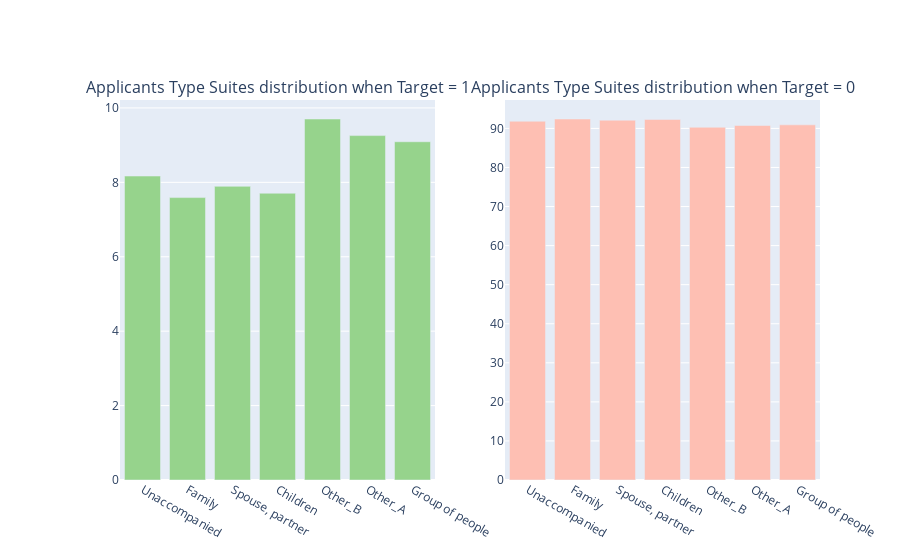

Notebook code for this chart:
### Markdown cell above
### <a id="1.5.1">1.5.1 How does Target Varies with Suite and Income Type of Applicants</a>

### Code cell
tr1, tr2 = gp('NAME_TYPE_SUITE', 'Applicants Type Suites which repayed the loan')
fig = make_subplots(rows=1, cols=2, print_grid=False, 
                          subplot_titles = ["Applicants Type Suites distribution when Target = 1", "Applicants Type Suites distribution when Target = 0"])
fig.append_trace(tr1, 1, 1)
fig.append_trace(tr2, 1, 2)
fig['layout'].update(height=350, showlegend=False, margin=dict(l=120))
iplot(fig)


tr1, tr2 = gp('NAME_INCOME_TYPE', 'Applicants Income Types which repayed the loan')
fig = make_subplots(rows=1, cols=2, print_grid=False, 
                          subplot_titles = ["Applicants Income Types when Target = 1", "Applicants Income Type When Target = 0"])
fig.append_trace(tr1, 1, 1)
fig.append_trace(tr2, 1, 2)
fig['layout'].update(height=350, showlegend=False, margin=dict(l=120))
iplot(fig)

### Figure 1 — Plotly figure (JSON) as saved in the notebook; plotly's stock layout.template omitted (floating-point values rounded to 4 significant figures)
{"data": [{"marker": {"color": "#96D38C"}, "name": "Target : 1", "type": "bar", "x": ["Unaccompanied", "Family", "Spouse, partner", "Children", "Other_B", "Other_A", "Group of people"], "xaxis": "x", "y": [8.169, 7.59, 7.893, 7.707, 9.703, 9.257, 9.091], "yaxis": "y"}, {"marker": {"color": "#FEBFB3"}, "name": "Target : 0", "type": "bar", "x": ["Unaccompanied", "Family", "Spouse, partner", "Children", "Other_B", "Other_A", "Group of people"], "xaxis": "x2", "y": [91.83, 92.41, 92.11, 92.29, 90.3, 90.74, 90.91], "yaxis": "y2"}], "layout": {"annotations": [{"font": {"size": 16}, "showarrow": false, "text": "Applicants Type Suites distribution when Target = 1", "x": 0.225, "xanchor": "center", "xref": "paper", "y": 1, "yanchor": "bottom", "yref": "paper"}, {"font": {"size": 16}, "showarrow": false, "text": "Applicants Type Suites distribution when Target = 0", "x": 0.775, "xanchor": "center", "xref": "paper", "y": 1, "yanchor": "bottom", "yref": "paper"}], "autosize": true, "margin": {"l": 120}, "showlegend": false, "xaxis": {"anchor": "y", "autorange": true, "domain": [0, 0.45], "range": [-0.5, 6.5], "type": "category"}, "xaxis2": {"anchor": "y2", "autorange": true, "domain": [0.55, 1], "range": [-0.5, 6.5], "type": "category"}, "yaxis": {"anchor": "x", "autorange": true, "domain": [0, 1], "range": [0, 10.21], "type": "linear"}, "yaxis2": {"anchor": "x2", "autorange": true, "domain": [0, 1], "range": [0, 97.27], "type": "linear"}}}
